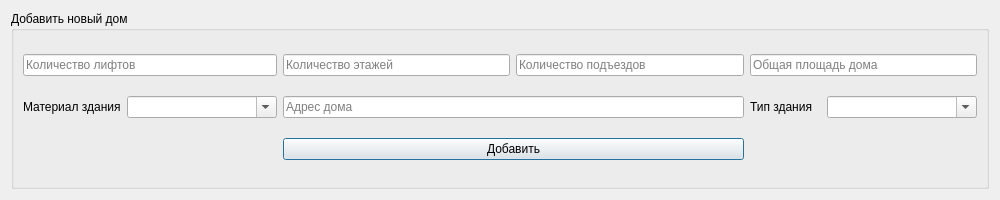
<?xml version="1.0" encoding="UTF-8"?>
<ui version="4.0">
 <class>AddNewHouse</class>
 <widget class="QDialog" name="AddNewHouse">
  <property name="geometry">
   <rect>
    <x>0</x>
    <y>0</y>
    <width>1000</width>
    <height>200</height>
   </rect>
  </property>
  <property name="minimumSize">
   <size>
    <width>1000</width>
    <height>200</height>
   </size>
  </property>
  <property name="maximumSize">
   <size>
    <width>1000</width>
    <height>200</height>
   </size>
  </property>
  <property name="windowTitle">
   <string>Dialog</string>
  </property>
  <layout class="QGridLayout" name="gridLayout">
   <item row="0" column="0" colspan="2">
    <widget class="QGroupBox" name="groupBox">
     <property name="title">
      <string>Добавить новый дом</string>
     </property>
     <layout class="QGridLayout" name="gridLayout_3">
      <item row="0" column="5">
       <widget class="QLineEdit" name="space">
        <property name="minimumSize">
         <size>
          <width>180</width>
          <height>0</height>
         </size>
        </property>
        <property name="placeholderText">
         <string>Общая площадь дома</string>
        </property>
       </widget>
      </item>
      <item row="0" column="4">
       <widget class="QLineEdit" name="doorways">
        <property name="minimumSize">
         <size>
          <width>180</width>
          <height>0</height>
         </size>
        </property>
        <property name="placeholderText">
         <string>Количество подъездов</string>
        </property>
       </widget>
      </item>
      <item row="0" column="3">
       <widget class="QLineEdit" name="levels">
        <property name="placeholderText">
         <string>Количество этажей</string>
        </property>
       </widget>
      </item>
      <item row="1" column="0" colspan="3">
       <layout class="QHBoxLayout" name="horizontalLayout">
        <item>
         <widget class="QLabel" name="label">
          <property name="text">
           <string>Материал здания</string>
          </property>
         </widget>
        </item>
        <item>
         <widget class="QComboBox" name="material">
          <property name="minimumSize">
           <size>
            <width>150</width>
            <height>0</height>
           </size>
          </property>
          <property name="editable">
           <bool>true</bool>
          </property>
         </widget>
        </item>
       </layout>
      </item>
      <item row="1" column="5">
       <layout class="QHBoxLayout" name="horizontalLayout_2">
        <item>
         <widget class="QLabel" name="label_2">
          <property name="text">
           <string>Тип здания</string>
          </property>
         </widget>
        </item>
        <item>
         <widget class="QComboBox" name="housetype">
          <property name="minimumSize">
           <size>
            <width>150</width>
            <height>0</height>
           </size>
          </property>
          <property name="editable">
           <bool>true</bool>
          </property>
         </widget>
        </item>
       </layout>
      </item>
      <item row="1" column="3" colspan="2">
       <widget class="QLineEdit" name="HouseNewAddress">
        <property name="placeholderText">
         <string>Адрес дома</string>
        </property>
       </widget>
      </item>
      <item row="0" column="0" colspan="3">
       <widget class="QLineEdit" name="elevator">
        <property name="placeholderText">
         <string>Количество лифтов</string>
        </property>
       </widget>
      </item>
      <item row="2" column="3" colspan="2">
       <widget class="QPushButton" name="pushButton_5">
        <property name="text">
         <string>Добавить</string>
        </property>
       </widget>
      </item>
     </layout>
    </widget>
   </item>
  </layout>
 </widget>
 <resources/>
 <connections/>
</ui>
